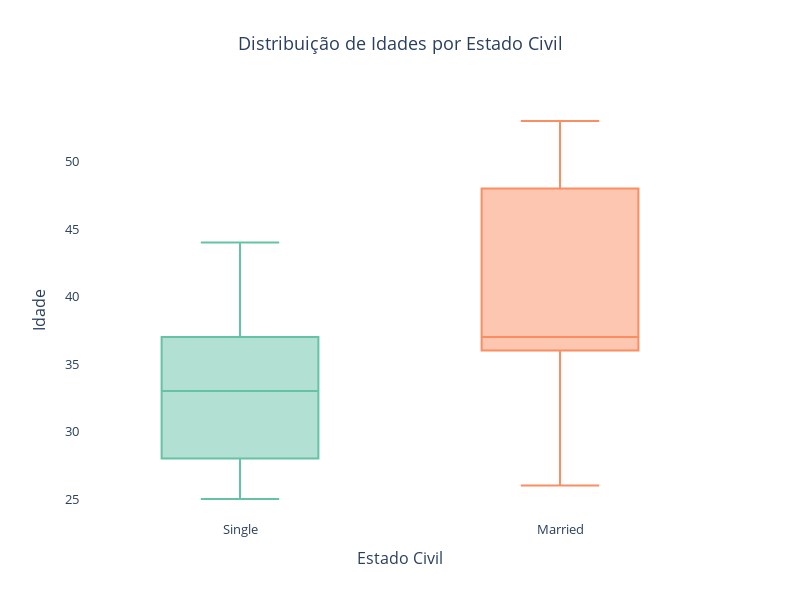

The notebook cell this image was saved under:
### Code cell
fig = px.box(df,
    x='Marital Status',
    y='Age',
    title='Boxplot de Idade por Status Civil',
    labels={'Marital Status': 'Estado Civil', 'Age': 'Idade'},
    color='Marital Status',
    color_discrete_sequence=px.colors.qualitative.Set2
)

fig.update_layout(
    title={
        'text': 'Distribuição de Idades por Estado Civil',
        'x': 0.5,  # Centraliza o título
        'xanchor': 'center',
        'font': {'size': 18}
    },
    xaxis_title='Estado Civil',
    yaxis_title='Idade',
    font=dict(size=13),
    plot_bgcolor='white',
    width=800,
    height=600,
    showlegend=False
)

fig.update_traces(
    boxpoints='outliers',
    hovertemplate='<b>%{x}</b><br>Idade: %{y}<extra></extra>'
)

fig.show()

# Estatísticas descritivas por grupo
print("\nEstatísticas descritivas por Estado Civil:")
print(df.groupby('Marital Status')['Age'].describe().round(1))

### Figure 1 — Plotly figure (JSON) as saved in the notebook; plotly's stock layout.template omitted (floating-point values rounded to 4 significant figures)
{"data": [{"alignmentgroup": "True", "boxpoints": "outliers", "hovertemplate": "<b>%{x}</b><br>Idade: %{y}<extra></extra>", "legendgroup": "Single", "marker": {"color": "rgb(102,194,165)"}, "name": "Single", "notched": false, "offsetgroup": "Single", "orientation": "v", "showlegend": true, "type": "box", "x": ["Single", "Single", "Single", "Single", "Single", "Single", "Single", "Single", "Single", "Single", "Single", "Single", "Single", "Single", "Single", "Single", "Single", "Single", "Single", "Single", "Single", "Single", "Single", "Single", "Single", "Single", "Single", "Single", "Single", "Single", "Single", "Single", "Single", "Single", "Single", "Single", "Single", "Single", "Single", "Single", "Single", "Single", "Single", "Single", "Single", "Single", "Single", "Single", "Single", "Single", "Single", "Single", "Single", "Single", "Single", "Single", "Single", "Single", "Single", "Single", "Single", "Single", "Single", "Single", "Single", "Single", "Single", "Single", "Single", "Single", "Single", "Single", "Single", "Single", "Single", "Single", "Single"], "x0": " ", "xaxis": "x", "y": [25, 40, 26, 31, 36, 36, 36, 36, 36, 36, 43, 29, 34, 44, 25, 40, 26, 31, 41, 27, 32, 42, 28, 33, 43, 29, 34, 44, 25, 25, 40, 26, 31, 41, 27, 32, 42, 28, 33, 36, 36, 36, 36, 36, 25, 40, 26, 31, 41, 27, 32, 42, 28, 33, 43, 29, 34, 44, 25, 25, 28, 31, 32, 25, 40, 26, 31, 36, 36, 36, 36, 28, 33, 43, 29, 34, 44], "y0": " ", "yaxis": "y"}, {"alignmentgroup": "True", "boxpoints": "outliers", "hovertemplate": "<b>%{x}</b><br>Idade: %{y}<extra></extra>", "legendgroup": "Married", "marker": {"color": "rgb(252,141,98)"}, "name": "Married", "notched": false, "offsetgroup": "Married", "orientation": "v", "showlegend": true, "type": "box", "x": ["Married", "Married", "Married", "Married", "Married", "Married", "Married", "Married", "Married", "Married", "Married", "Married", "Married", "Married", "Married", "Married", "Married", "Married", "Married", "Married", "Married", "Married", "Married", "Married", "Married", "Married", "Married", "Married", "Married", "Married", "Married", "Married", "Married", "Married", "Married", "Married", "Married", "Married", "Married", "Married", "Married", "Married", "Married", "Married", "Married", "Married", "Married", "Married", "Married", "Married", "Married", "Married", "Married", "Married", "Married", "Married", "Married", "Married", "Married", "Married", "Married", "Married", "Married", "Married", "Married", "Married", "Married", "Married", "Married", "Married", "Married", "Married", "Married", "Married", "Married", "Married", "Married", "Married", "Married", "Married", "Married", "Married", "Married", "Married", "Married", "Married", "Married"], "x0": " ", "xaxis": "x", "y": [30, 35, 45, 50, 36, 36, 36, 36, 36, 36, 36, 48, 53, 39, 49, 30, 35, 45, 50, 36, 46, 51, 37, 47, 52, 38, 48, 53, 39, 49, 30, 35, 30, 35, 45, 50, 36, 46, 51, 37, 47, 52, 36, 36, 36, 36, 36, 36, 36, 30, 35, 45, 50, 36, 46, 51, 37, 47, 52, 38, 48, 53, 39, 49, 30, 35, 30, 35, 33, 26, 29, 34, 30, 35, 45, 50, 36, 36, 36, 36, 36, 36, 38, 48, 53, 39, 49], "y0": " ", "yaxis": "y"}], "layout": {"boxmode": "overlay", "font": {"size": 13}, "height": 600, "legend": {"title": {"text": "Estado Civil"}, "tracegroupgap": 0}, "plot_bgcolor": "white", "showlegend": false, "title": {"font": {"size": 18}, "text": "Distribuição de Idades por Estado Civil", "x": 0.5, "xanchor": "center"}, "width": 800, "xaxis": {"anchor": "y", "categoryarray": ["Single", "Married"], "categoryorder": "array", "domain": [0, 1], "title": {"text": "Estado Civil"}}, "yaxis": {"anchor": "x", "domain": [0, 1], "title": {"text": "Idade"}}}}
